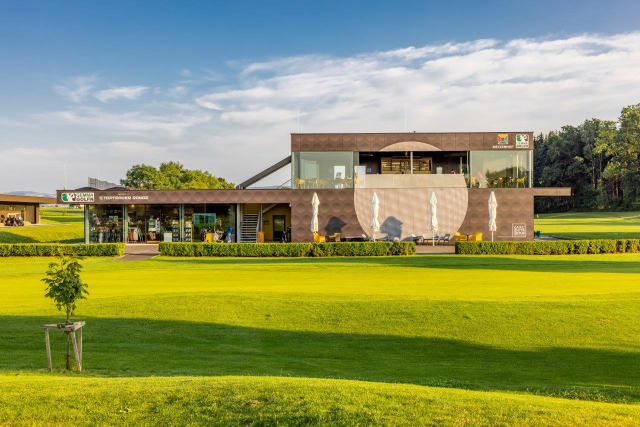
#> input picture 20211217_124809487_iOS.jpg, 1280 x 853 px (shown at 1/2 size)
$ python golden_hour.py
#> lines starting #> are read from the running program, lines starting #| are printed output that depends on the picture
#> in main, img is the input picture: PIL image 1280x853 RGB; mean R, G, B 143.8, 150.6, 95.9
#|   Groesse: 1280x853
"""
Golden Hour Color Grading fuer Gemma Golfn Hero-Bild v4
========================================================
Warme Amber/Orange-Toene + Sonne links im Himmel.
Logos und Details bleiben 1:1 erhalten.
"""

from PIL import Image, ImageEnhance, ImageFilter, ImageDraw
from pathlib import Path
import numpy as np
import sys

SCRIPT_DIR = Path(__file__).parent
PROTOTYPE_DIR = SCRIPT_DIR.parent

INPUT_FILE = PROTOTYPE_DIR / "20211217_124809487_iOS.jpg"
OUTPUT_FILE = PROTOTYPE_DIR / "hero-building-golden.jpg"


def create_sun_glow(width, height, sun_x, sun_y, radius=180):
    """Erzeugt einen realistischen Sonnen-Glow als Overlay."""
    glow = np.zeros((height, width, 3), dtype=np.float32)
    yy, xx = np.mgrid[0:height, 0:width]
    dist = np.sqrt((xx - sun_x)**2 + (yy - sun_y)**2)

    # Kern: heller weiss-gelber Punkt
    core = np.clip(1.0 - dist / (radius * 0.3), 0, 1) ** 2
    glow[:,:,0] += core * 255  # R
    glow[:,:,1] += core * 230  # G
    glow[:,:,2] += core * 180  # B

    # Mittlerer Ring: warmes Orange
    mid = np.clip(1.0 - dist / (radius * 0.8), 0, 1) ** 1.5
    glow[:,:,0] += mid * 160
    glow[:,:,1] += mid * 90
    glow[:,:,2] += mid * 30

    # Aeusserer Halo: sanftes Amber
    outer = np.clip(1.0 - dist / (radius * 2.0), 0, 1) ** 1.2
    glow[:,:,0] += outer * 80
    glow[:,:,1] += outer * 45
    glow[:,:,2] += outer * 10

    return np.clip(glow, 0, 255)


def apply_golden_hour(img):
    img = img.convert("RGB")
    arr = np.array(img, dtype=np.float32)
    height, width = arr.shape[:2]
#> height = 853; width = 1280

    r, g, b = arr[:,:,0], arr[:,:,1], arr[:,:,2]

    # Vertikaler Gradient
    y_grad = np.linspace(0, 1, height).reshape(-1, 1)
#> y_grad = 853 values from 0 to 1
    sky = np.clip(1.0 - y_grad * 3.0, 0, 1)
    ground = np.clip(y_grad * 2.0 - 0.8, 0, 1)
#> ground = 853 values from 0 to 1

    # --- Globale Waerme ---
    r_out = r * 1.08 + 12
    g_out = g * 0.98
    b_out = b * 0.70 - 10

    # --- Himmel: Orange/Amber ---
    r_out += sky * 45
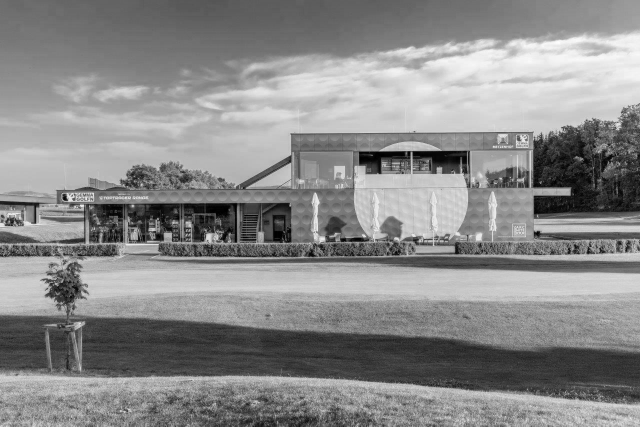
#> r_out: shape (853, 1280) float32 (shown at 1/2 size); min 12, max 311.4, mean 174.8; drawn with min black and max white
    g_out += sky * 15
    b_out -= sky * 25
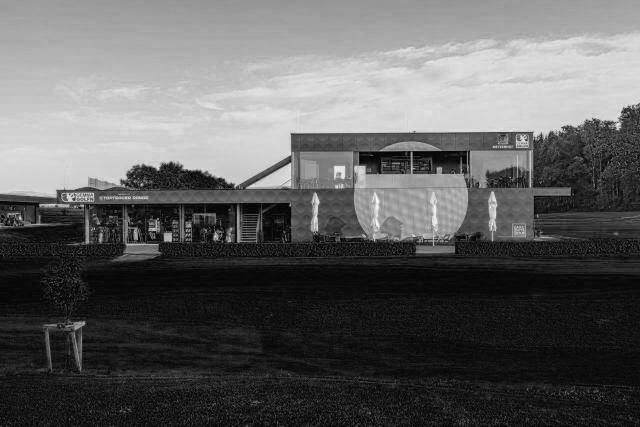
#> b_out: shape (853, 1280) float32 (shown at 1/2 size); min -15.28, max 165.7, mean 53; drawn with min black and max white

    # --- Boden: warm-golden ---
    r_out += ground * 18
    g_out += ground * 5

    # --- Horizontale Lichtquelle links ---
    x_grad = np.linspace(1, 0, width).reshape(1, -1)
    sun_side = np.clip(x_grad * 1.5 - 0.3, 0, 1) * sky
    r_out += sun_side * 30
    g_out += sun_side * 10

    arr[:,:,0] = np.clip(r_out, 0, 255)
    arr[:,:,1] = np.clip(g_out, 0, 255)
    arr[:,:,2] = np.clip(b_out, 0, 255)

    # --- Sonne einfuegen (links oben, wie im ChatGPT-Bild) ---
    sun_x = int(width * 0.08)
#> sun_x = 102
    sun_y = int(height * 0.28)
#> sun_y = 238
    sun_glow = create_sun_glow(width, height, sun_x, sun_y, radius=200)
#> in create_sun_glow, `return np.clip(glow, 0, 255)`:
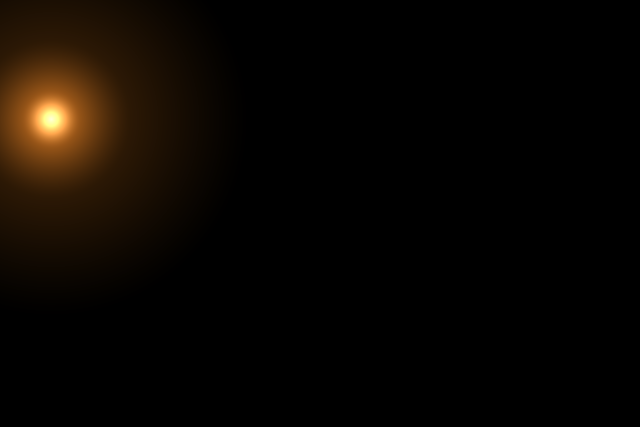
#> returned value: shape (853, 1280, 3) float32 (shown at 1/2 size); mean of channels 0, 1, 2 10.2, 5.9, 1.7; drawn as R, G, B

    # Additiv blenden (Screen-Modus: heller wird heller, dunkles bleibt)
    arr = arr + sun_glow * 0.7
    arr = np.clip(arr, 0, 255)
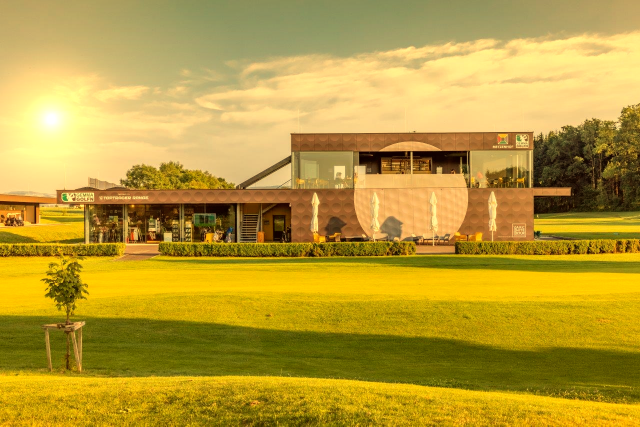
#> arr: shape (853, 1280, 3) float32 (shown at 1/2 size); mean R, G, B 186.3, 156.5, 56.1

    img = Image.fromarray(arr.astype(np.uint8))

    # Kontrast + Saettigung
    img = ImageEnhance.Contrast(img).enhance(1.18)
    img = ImageEnhance.Color(img).enhance(1.15)

    # Vignette
    w, h = img.size
#> w = 1280; h = 853
    yy, xx = np.mgrid[0:h, 0:w]
    cx, cy = w // 2, h // 2
#> cx = 640; cy = 426
    max_dist = (cx**2 + cy**2) ** 0.5
#> max_dist = 768.8
    dist = np.sqrt((xx - cx)**2 + (yy - cy)**2) / max_dist
    mask_arr = np.clip((dist - 0.55) * 200, 0, 85).astype(np.uint8)
    vignette = Image.new("RGB", img.size, (0, 0, 0))
#> vignette: PIL image 1280x853 RGB; every value is 0
    mask = Image.fromarray(mask_arr)
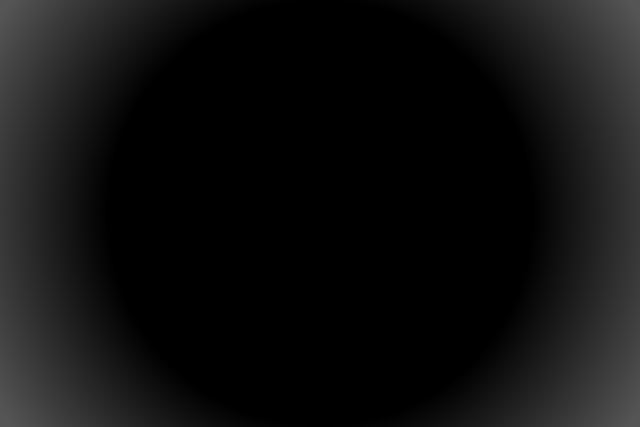
#> mask: PIL image 1280x853 L (shown at 1/2 size); min 0, max 85, mean 16.1
    img = Image.composite(vignette, img, mask)

    # Sanfter Glow (simuliert Streulicht)
    glow = img.filter(ImageFilter.GaussianBlur(radius=25))
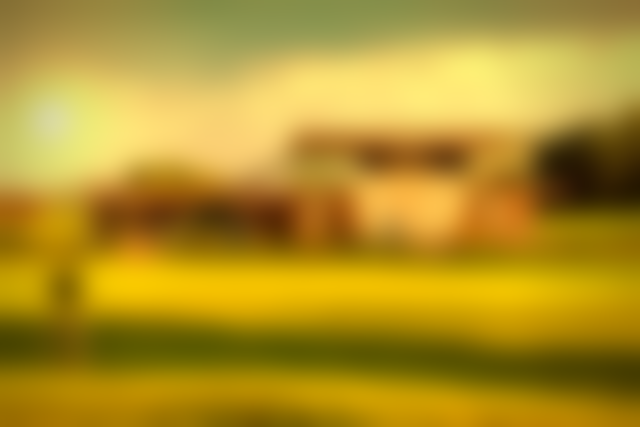
#> glow: PIL image 1280x853 RGB (shown at 1/2 size); mean R, G, B 177.1, 145.5, 39.6
    img = Image.blend(img, glow, alpha=0.1)

    # Helligkeit
    img = ImageEnhance.Brightness(img).enhance(0.94)
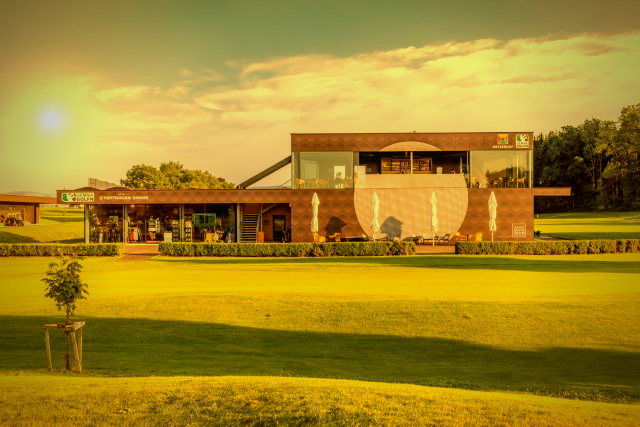
#> img: PIL image 1280x853 RGB (shown at 1/2 size); mean R, G, B 165.7, 136, 36.8

    return img


def main():
    if not INPUT_FILE.exists():
        print(f"FEHLER: Eingabedatei nicht gefunden: {INPUT_FILE}")
        sys.exit(1)

    print(f"Lade Original: {INPUT_FILE.name}")
    img = Image.open(INPUT_FILE)
    print(f"  Groesse: {img.size[0]}x{img.size[1]}")

    print("Wende Golden Hour v4 an (Amber + Sonne)...")
    result = apply_golden_hour(img)

    result.save(OUTPUT_FILE, "JPEG", quality=95)
    print(f"Gespeichert: {OUTPUT_FILE}")
#> (the run stopped early here; a loop or call above may not have finished)

$ run again, with 20211217_123825892_iOS.jpg copied over 20211217_124809487_iOS.jpg
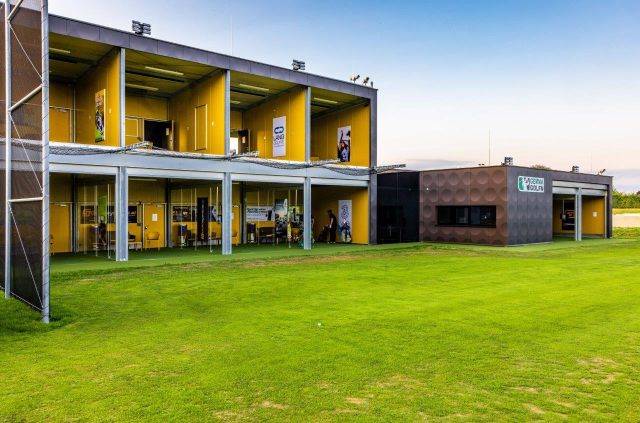
#> input picture 20211217_123825892_iOS.jpg, 1280 x 846 px (shown at 1/2 size)
#> in main, img is the input picture: PIL image 1280x846 RGB; mean R, G, B 139.8, 148.9, 86.7
#|   Groesse: 1280x846
#> in apply_golden_hour, `arr = np.clip(arr, 0, 255)`:
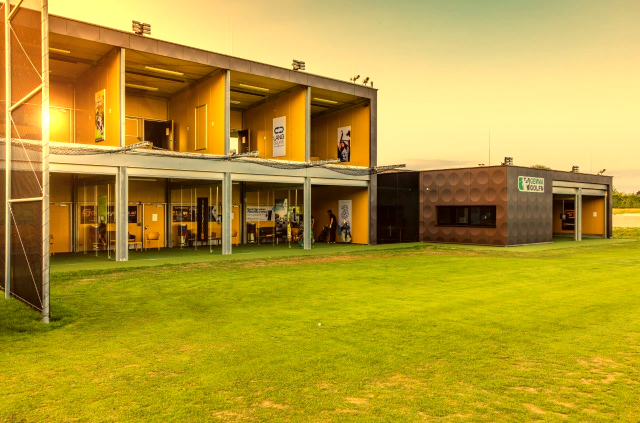
#> arr: shape (846, 1280, 3) float32 (shown at 1/2 size); mean R, G, B 181, 154.9, 50.3
#> vignette: PIL image 1280x846 RGB; every value is 0
#> in apply_golden_hour, `img = ImageEnhance.Brightness(img).enhance(0.94)`:
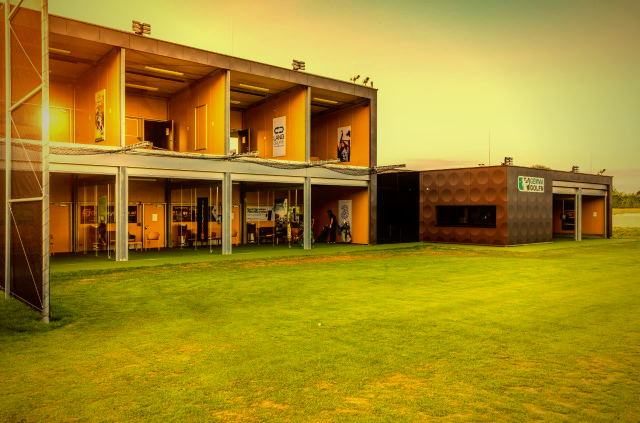
#> img: PIL image 1280x846 RGB (shown at 1/2 size); mean R, G, B 161.3, 134.7, 33.4

$ run again, with 20211217_123825905_iOS.jpg copied over 20211217_124809487_iOS.jpg
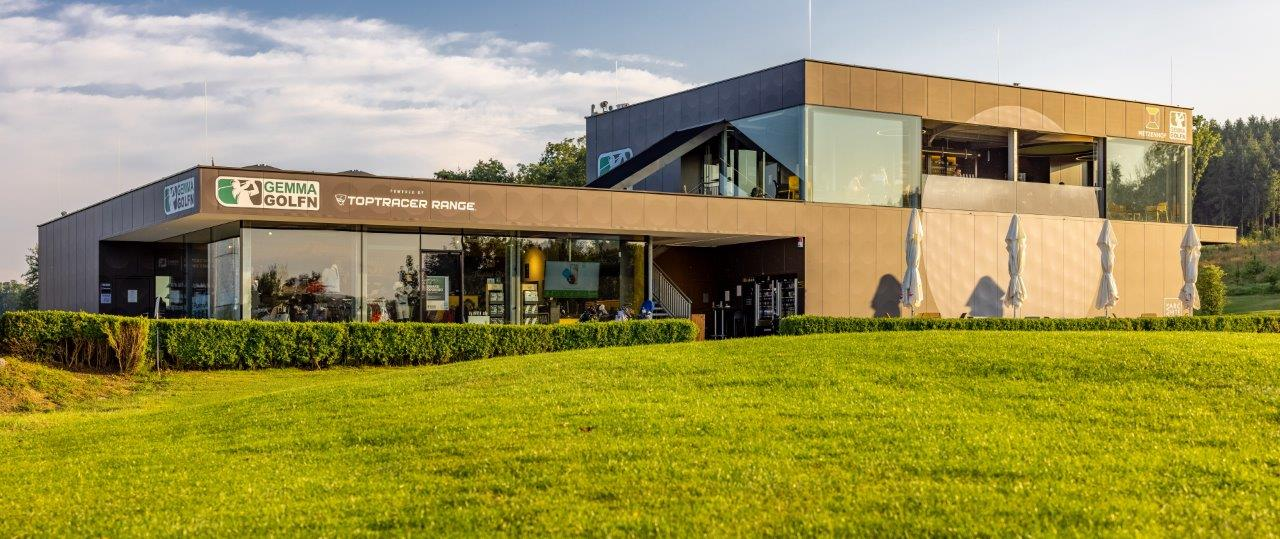
#> input picture 20211217_123825905_iOS.jpg, 1280 x 539 px
#> in main, img is the input picture: PIL image 1280x539 RGB; mean R, G, B 154.5, 147.8, 87.4
#|   Groesse: 1280x539
#> in create_sun_glow, `return np.clip(glow, 0, 255)`:
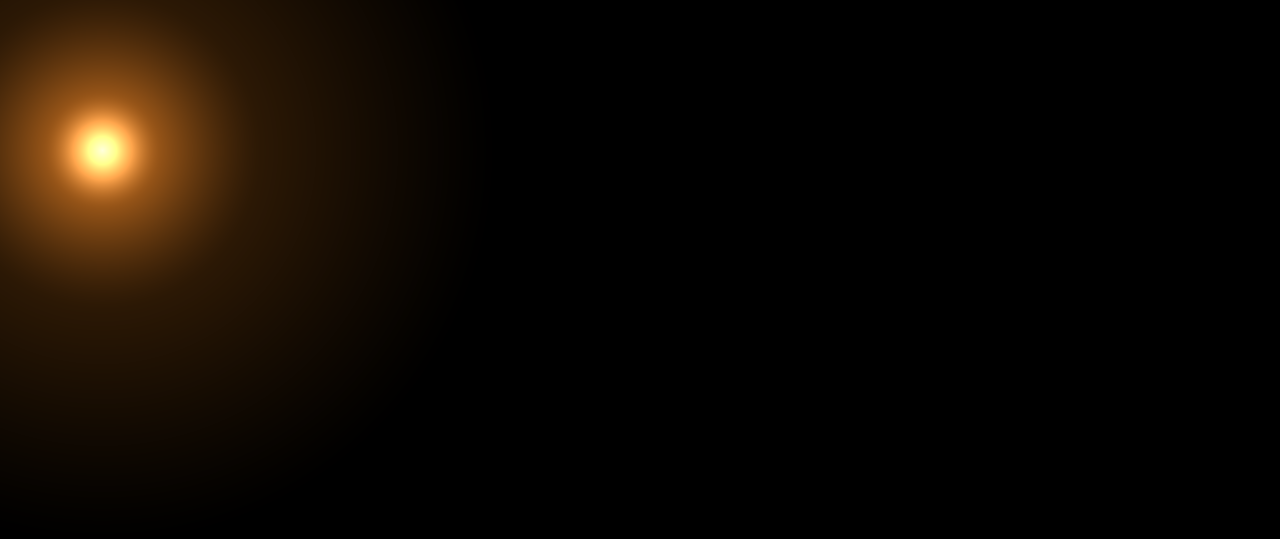
#> returned value: shape (539, 1280, 3) float32; mean of channels 0, 1, 2 14.7, 8.6, 2.5; drawn as R, G, B
#> in apply_golden_hour, `arr = np.clip(arr, 0, 255)`:
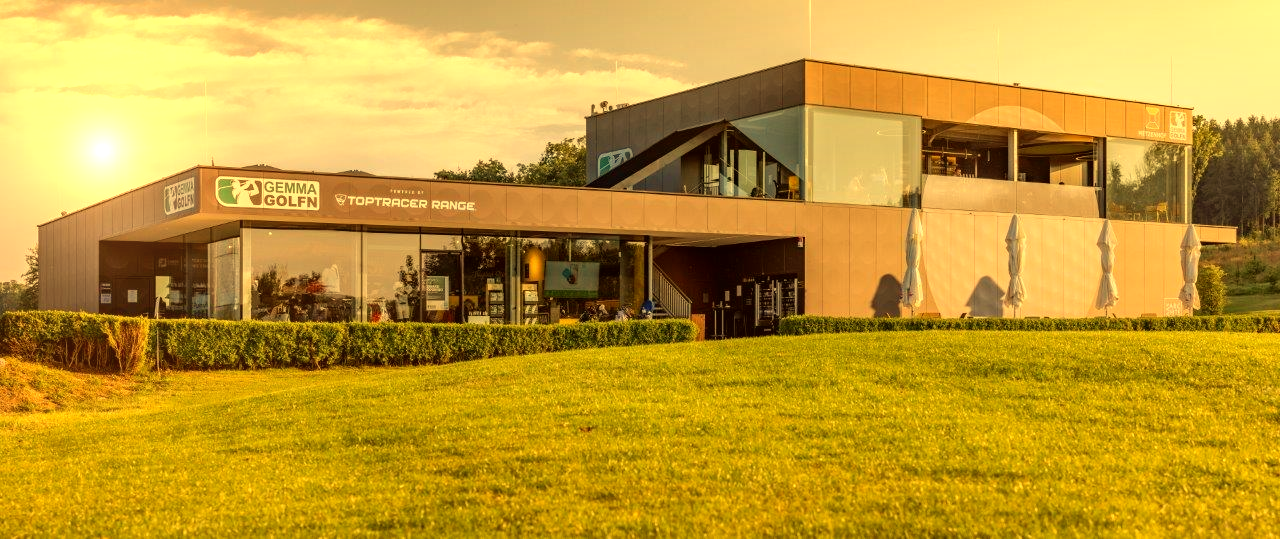
#> arr: shape (539, 1280, 3) float32; mean R, G, B 194, 155.1, 50.9

$ run again, with 20211217_123825920_iOS.jpg copied over 20211217_124809487_iOS.jpg
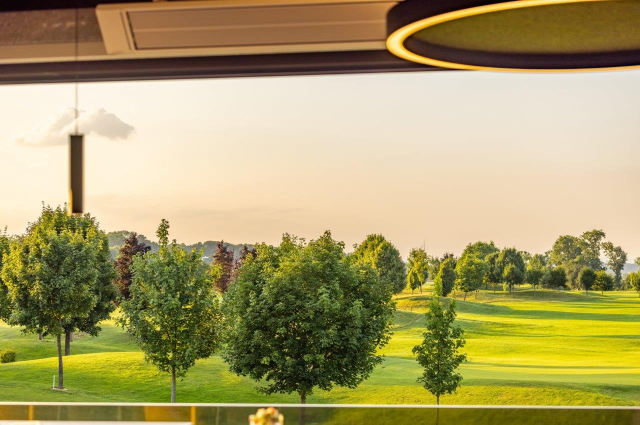
#> input picture 20211217_123825920_iOS.jpg, 1280 x 849 px (shown at 1/2 size)
#> in main, img is the input picture: PIL image 1280x849 RGB; mean R, G, B 169, 157.4, 104
#|   Groesse: 1280x849
#> vignette: PIL image 1280x849 RGB; every value is 0
#> in apply_golden_hour, `img = ImageEnhance.Brightness(img).enhance(0.94)`:
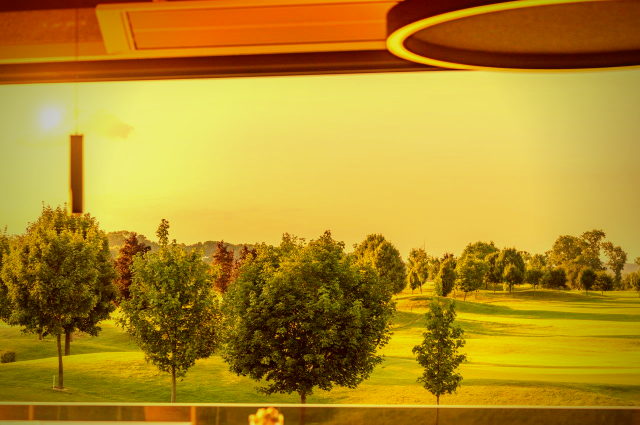
#> img: PIL image 1280x849 RGB (shown at 1/2 size); mean R, G, B 177.3, 139.9, 38
